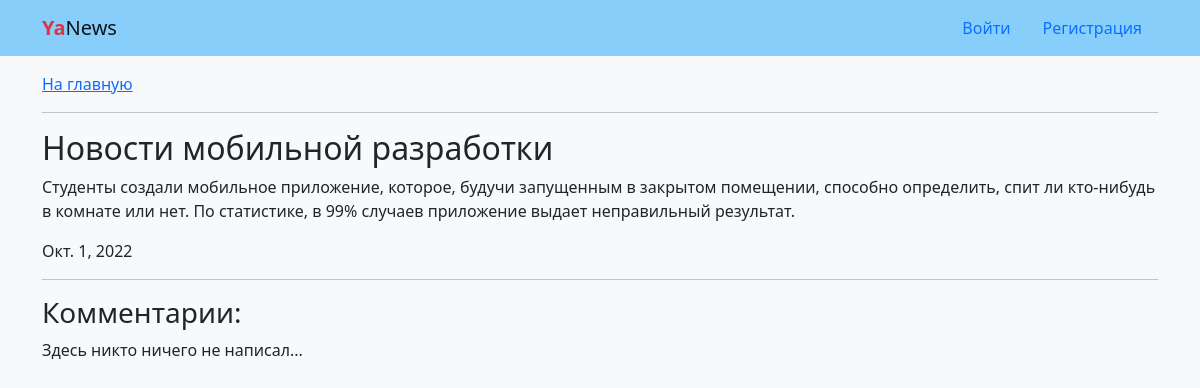
Screenshot of /news/2/ with the database file from the repository.
### news/models.py (models this page shows, shortened)
class News(models.Model):
    title = models.CharField(max_length=50)
    text = models.TextField()
    date = models.DateField(default=datetime.today)
    class Meta:
        ordering = ('-date',)
        verbose_name_plural = 'Новости'
        verbose_name = 'Новость'

### news/views.py (the view, shortened to what this page needs)
# urls.py: path('news/<int:pk>/', views.NewsDetailView.as_view(), name='detail'),
class NewsDetailView(generic.View):
    def get(self, request, *args, **kwargs):
        view = NewsDetail.as_view()
        return view(request, *args, **kwargs)

### news/views.py (called while the page is built)
    def get_object(self, queryset=None):
        obj = get_object_or_404(
            self.model.objects.prefetch_related('comment_set__author'),
            pk=self.kwargs['pk']
        )
        return obj

    def get_context_data(self, **kwargs):
        context = super().get_context_data(**kwargs)
        if self.request.user.is_authenticated:
            context['form'] = CommentForm()
        return context

### templates/news/detail.html (shortened to what this page needs)
{% extends "base.html" %}
{% block content %}
  <a href="{% url 'news:home' %}">На главную</a>
  <hr>
  <h2>{{ news.title }}</h2>
  <p>{{ news.text }}</p>
  <p>{{ news.date }}</p>
  <hr>
  <h3 id="comments">Комментарии:</h3>
  {% for comment in news.comment_set.all %}
    <div>
      <b>{{ comment.author }}</b>, <b>{{ comment.created }}</b>
      <p class="mb-0">{{ comment.text|linebreaksbr }}</p>
      {% if comment.author == user %}
        <a href="{% url 'news:edit' comment.pk %}">Редактировать</a> |
        <a href="{% url 'news:delete' comment.pk %}">Удалить</a>
      {% endif %}
    </div>
    <br>
  {% empty %}
    <p>Здесь никто ничего не написал...</p>
  {% endfor %}
{% endblock content %}

### rows the page displays
News: title "Новости мобильной разработки", text "Студенты создали мобильное приложение, которое, будучи запущенным в закрытом помещении, способно определить, спит ли кто-нибудь в комнате или нет. По статистике, в 99% случаев приложение выдает неправильный результат.", date "Окт. 1, 2022"
